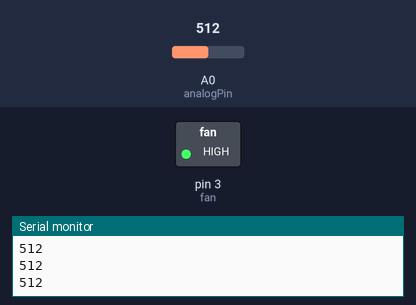
This sketch was run on a simulated Arduino Uno, built with avr-gcc and run on an emulated ATmega328P. Parts: switched loads named in the sketch (green lamp = pin HIGH), the last lines printed to the serial monitor. Inputs (shaded band) come from the test bench; at power-on: A0 (analogPin) = 512.

Above: at 1.3 s.
1.4 s: A0 (analogPin) set to 108
2.9 s: A0 (analogPin) set to 95
At 3.5 s:
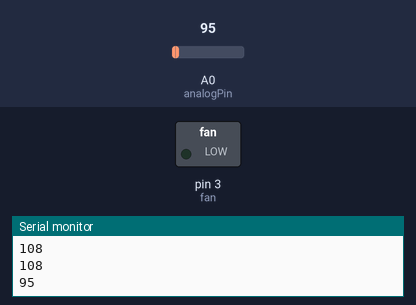
4.5 s: A0 (analogPin) set to 122
At 5.7 s:
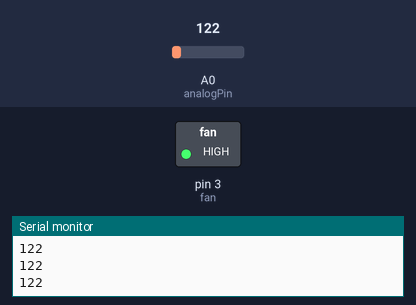
6.0 s: A0 (analogPin) set to 90
At 7.0 s:
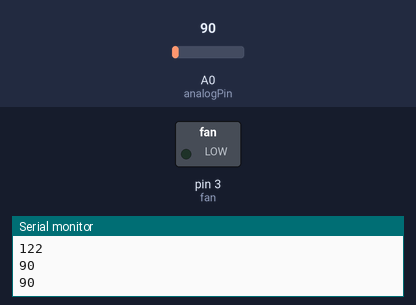
Timing chart, 0 to 8.5 s (numbered marks = the images above; inputs shaded):
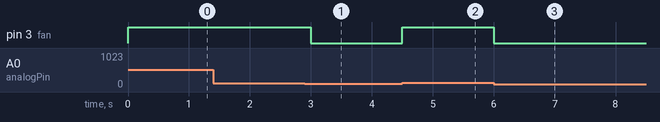

The sketch:

cooling_fan_water_sensor.ino
```cpp
int fan = 3; // 팬 디지털 3번 포트 연결 선언
int analogPin = 0; // 워터센서 analog prot 0 연결 선언
int val = 0; // 전류 변화값 변수 선언

void setup() {
    pinMode(fan, OUTPUT); // 디지털 3번 포트를 fan OUTPUT 으로 설정
    Serial.begin(9600); // 시리얼 모니터 설정
}

void loop() {
  val = analogRead(analogPin); // analogPin의 전류값(변화값)을 읽음

  if(val >= 100){ //val 값이 100이 넘으면 (전류가 100이 넘으면)
    digitalWrite(fan, HIGH); // fan ON
  }
  else{
    digitalWrite(fan, LOW);
  }

  Serial.println(val); // val의 값 시리얼 모니터에 출력
  delay(500);
}
```

Measured:
- the behaviour switches between 100 and 99 on A0 (analogPin) (found by bisection; images 0 and 1)
- after the input at 2.9 s, pin 3 (fan): HIGH → LOW after 0.10 s
- after the input at 4.5 s, pin 3 (fan): LOW → HIGH at once
- after the input at 6.0 s, pin 3 (fan): HIGH → LOW at once
